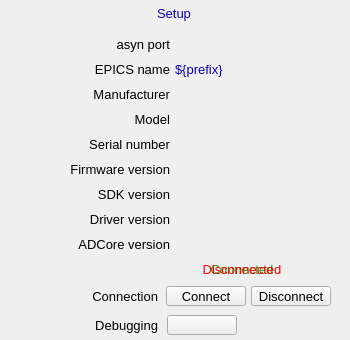
<?xml version="1.0" ?>
<ui version="4.0">
  <class>Dialog</class>
  <widget class="QWidget" name="screen">
    <property name="geometry">
      <rect>
        <x>389</x>
        <y>255</y>
        <width>350</width>
        <height>340</height>
      </rect>
    </property>
    <property name="styleSheet">
      <string notr="true">QWidget#screen {
  color: rgb(0, 0, 0);
  background-color: rgb(187, 187, 187);
  }</string>
    </property>
    <property name="windowTitle">
      <string>ADSetup</string>
    </property>
    <widget class="PyDMDrawingRectangle" name="rectangle">
      <property name="geometry">
        <rect>
          <x>121</x>
          <y>2</y>
          <width>107</width>
          <height>21</height>
        </rect>
      </property>
      <property name="brush" stdset="0">
        <brush brushstyle="SolidPattern">
          <color alpha="255">
            <red>218</red>
            <green>218</green>
            <blue>218</blue>
          </color>
        </brush>
      </property>
      <property name="penStyle" stdset="0">
        <enum>Qt::SolidLine</enum>
      </property>
      <property name="penColor" stdset="0">
        <color>
          <red>218</red>
          <green>218</green>
          <blue>218</blue>
        </color>
      </property>
      <property name="penWidth" stdset="0">
        <double>0</double>
      </property>
      <property name="penCapStyle" stdset="0">
        <enum>Qt::FlatCap</enum>
      </property>
      <property name="toolTip">
        <string>rectangle</string>
      </property>
    </widget>
    <widget class="PyDMDrawingRectangle" name="rectangle_1">
      <property name="geometry">
        <rect>
          <x>0</x>
          <y>0</y>
          <width>350</width>
          <height>340</height>
        </rect>
      </property>
      <property name="brush" stdset="0">
        <brush brushstyle="NoBrush">
          <color alpha="255">
            <red>0</red>
            <green>0</green>
            <blue>0</blue>
          </color>
        </brush>
      </property>
      <property name="penStyle" stdset="0">
        <enum>Qt::SolidLine</enum>
      </property>
      <property name="penColor" stdset="0">
        <color>
          <red>0</red>
          <green>0</green>
          <blue>0</blue>
        </color>
      </property>
      <property name="penWidth" stdset="0">
        <double>1</double>
      </property>
      <property name="penCapStyle" stdset="0">
        <enum>Qt::FlatCap</enum>
      </property>
      <property name="toolTip">
        <string>rectangle_1</string>
      </property>
    </widget>
    <widget class="QLabel" name="text">
      <property name="geometry">
        <rect>
          <x>149</x>
          <y>3</y>
          <width>50</width>
          <height>20</height>
        </rect>
      </property>
      <property name="text">
        <string>Setup</string>
      </property>
      <property name="font" stdset="0">
        <font>
          <pointsize>10</pointsize>
        </font>
      </property>
      <property name="brush" stdset="0">
        <brush brushstyle="SolidPattern">
          <color alpha="255">
            <red>10</red>
            <green>0</green>
            <blue>184</blue>
          </color>
        </brush>
      </property>
      <property name="toolTip">
        <string>text</string>
      </property>
      <property name="alignment">
        <set>Qt::AlignCenter</set>
      </property>
      <property name="styleSheet">
        <string notr="true">QLabel#text {
  color: rgb(10, 0, 184);
  }</string>
      </property>
    </widget>
    <widget class="QLabel" name="text_1">
      <property name="geometry">
        <rect>
          <x>68</x>
          <y>315</y>
          <width>90</width>
          <height>20</height>
        </rect>
      </property>
      <property name="text">
        <string>Debugging</string>
      </property>
      <property name="font" stdset="0">
        <font>
          <pointsize>10</pointsize>
        </font>
      </property>
      <property name="brush" stdset="0">
        <brush brushstyle="SolidPattern">
          <color alpha="255">
            <red>0</red>
            <green>0</green>
            <blue>0</blue>
          </color>
        </brush>
      </property>
      <property name="toolTip">
        <string>text_1</string>
      </property>
      <property name="alignment">
        <set>Qt::AlignRight|Qt::AlignTrailing|Qt::AlignVCenter</set>
      </property>
      <property name="styleSheet">
        <string notr="true">QLabel#text_1 {
  color: rgb(0, 0, 0);
  }</string>
      </property>
    </widget>
    <widget class="PyDMRelatedDisplayButton" name="related_display">
      <property name="geometry">
        <rect>
          <x>167</x>
          <y>315</y>
          <width>70</width>
          <height>20</height>
        </rect>
      </property>
      <property name="showIcon" stdset="0">
        <bool>true</bool>
      </property>
      <property name="font" stdset="0">
        <font>
          <pointsize>10</pointsize>
        </font>
      </property>
      <property name="styleSheet">
        <string notr="true">PyDMRelatedDisplayButton#related_display {
  color: rgb(0, 0, 0);
  background-color: rgb(115, 223, 255);
  }</string>
      </property>
      <property name="titles" stdset="0">
        <stringlist>
          <string>asyn record</string>
          <string>Save restore status</string>
        </stringlist>
      </property>
      <property name="filenames" stdset="0">
        <stringlist>
          <string>asynRecord.ui</string>
          <string>save_restoreStatus_more.ui</string>
        </stringlist>
      </property>
      <property name="macros" stdset="0">
        <stringlist>
          <string>P=${P},R=${R}AsynIO</string>
          <string>P=${P}</string>
        </stringlist>
      </property>
      <property name="openInNewWindow" stdset="0">
        <bool>true</bool>
      </property>
    </widget>
    <widget class="QLabel" name="text_2">
      <property name="geometry">
        <rect>
          <x>58</x>
          <y>286</y>
          <width>100</width>
          <height>20</height>
        </rect>
      </property>
      <property name="text">
        <string>Connection</string>
      </property>
      <property name="font" stdset="0">
        <font>
          <pointsize>10</pointsize>
        </font>
      </property>
      <property name="brush" stdset="0">
        <brush brushstyle="SolidPattern">
          <color alpha="255">
            <red>0</red>
            <green>0</green>
            <blue>0</blue>
          </color>
        </brush>
      </property>
      <property name="toolTip">
        <string>text_2</string>
      </property>
      <property name="alignment">
        <set>Qt::AlignRight|Qt::AlignTrailing|Qt::AlignVCenter</set>
      </property>
      <property name="styleSheet">
        <string notr="true">QLabel#text_2 {
  color: rgb(0, 0, 0);
  }</string>
      </property>
    </widget>
    <widget class="PyDMPushButton" name="message_button">
      <property name="geometry">
        <rect>
          <x>166</x>
          <y>286</y>
          <width>80</width>
          <height>20</height>
        </rect>
      </property>
      <property name="text">
        <string>Connect</string>
      </property>
      <property name="font" stdset="0">
        <font>
          <pointsize>10</pointsize>
        </font>
      </property>
      <property name="toolTip">
        <string>${prefix}AsynIO.CNCT</string>
      </property>
      <property name="channel" stdset="0">
        <string>ca://${prefix}AsynIO.CNCT</string>
      </property>
      <property name="pressValue" stdset="0">
        <string>1</string>
      </property>
      <property name="styleSheet">
        <string notr="true">PyDMPushButton#message_button {
  color: rgb(0, 0, 0);
  background-color: rgb(115, 223, 255);
  }</string>
      </property>
    </widget>
    <widget class="PyDMPushButton" name="message_button_1">
      <property name="geometry">
        <rect>
          <x>251</x>
          <y>286</y>
          <width>80</width>
          <height>20</height>
        </rect>
      </property>
      <property name="text">
        <string>Disconnect</string>
      </property>
      <property name="font" stdset="0">
        <font>
          <pointsize>10</pointsize>
        </font>
      </property>
      <property name="toolTip">
        <string>${prefix}AsynIO.CNCT</string>
      </property>
      <property name="channel" stdset="0">
        <string>ca://${prefix}AsynIO.CNCT</string>
      </property>
      <property name="pressValue" stdset="0">
        <string>0</string>
      </property>
      <property name="styleSheet">
        <string notr="true">PyDMPushButton#message_button_1 {
  color: rgb(0, 0, 0);
  background-color: rgb(115, 223, 255);
  }</string>
      </property>
    </widget>
    <widget class="QLabel" name="text_3">
      <property name="geometry">
        <rect>
          <x>197</x>
          <y>259</y>
          <width>90</width>
          <height>20</height>
        </rect>
      </property>
      <property name="text">
        <string>Connected</string>
      </property>
      <property name="font" stdset="0">
        <font>
          <pointsize>10</pointsize>
        </font>
      </property>
      <property name="brush" stdset="0">
        <brush brushstyle="SolidPattern">
          <color alpha="255">
            <red>40</red>
            <green>147</green>
            <blue>21</blue>
          </color>
        </brush>
      </property>
      <property name="rules" stdset="0">
        <string>[{&quot;name&quot;: &quot;visibility&quot;, &quot;property&quot;: &quot;Visible&quot;, &quot;channels&quot;: [{&quot;channel&quot;: &quot;${prefix}AsynIO.CNCT&quot;, &quot;trigger&quot;: true}], &quot;expression&quot;: &quot;0&quot;}]</string>
      </property>
      <property name="toolTip">
        <string>text_3</string>
      </property>
      <property name="alignment">
        <set>Qt::AlignCenter</set>
      </property>
      <property name="styleSheet">
        <string notr="true">QLabel#text_3 {
  color: rgb(40, 147, 21);
  }</string>
      </property>
    </widget>
    <widget class="QLabel" name="text_4">
      <property name="geometry">
        <rect>
          <x>182</x>
          <y>259</y>
          <width>120</width>
          <height>20</height>
        </rect>
      </property>
      <property name="text">
        <string>Disconnected</string>
      </property>
      <property name="font" stdset="0">
        <font>
          <pointsize>10</pointsize>
        </font>
      </property>
      <property name="brush" stdset="0">
        <brush brushstyle="SolidPattern">
          <color alpha="255">
            <red>253</red>
            <green>0</green>
            <blue>0</blue>
          </color>
        </brush>
      </property>
      <property name="rules" stdset="0">
        <string>[{&quot;name&quot;: &quot;visibility&quot;, &quot;property&quot;: &quot;Visible&quot;, &quot;channels&quot;: [{&quot;channel&quot;: &quot;${prefix}AsynIO.CNCT&quot;, &quot;trigger&quot;: true}], &quot;expression&quot;: &quot;ch[0]==0&quot;}]</string>
      </property>
      <property name="toolTip">
        <string>text_4</string>
      </property>
      <property name="alignment">
        <set>Qt::AlignCenter</set>
      </property>
      <property name="styleSheet">
        <string notr="true">QLabel#text_4 {
  color: rgb(253, 0, 0);
  }</string>
      </property>
    </widget>
    <widget class="QLabel" name="text_5">
      <property name="geometry">
        <rect>
          <x>70</x>
          <y>59</y>
          <width>100</width>
          <height>20</height>
        </rect>
      </property>
      <property name="text">
        <string>EPICS name</string>
      </property>
      <property name="font" stdset="0">
        <font>
          <pointsize>10</pointsize>
        </font>
      </property>
      <property name="brush" stdset="0">
        <brush brushstyle="SolidPattern">
          <color alpha="255">
            <red>0</red>
            <green>0</green>
            <blue>0</blue>
          </color>
        </brush>
      </property>
      <property name="toolTip">
        <string>text_5</string>
      </property>
      <property name="alignment">
        <set>Qt::AlignRight|Qt::AlignTrailing|Qt::AlignVCenter</set>
      </property>
      <property name="styleSheet">
        <string notr="true">QLabel#text_5 {
  color: rgb(0, 0, 0);
  }</string>
      </property>
    </widget>
    <widget class="QLabel" name="text_6">
      <property name="geometry">
        <rect>
          <x>50</x>
          <y>84</y>
          <width>120</width>
          <height>20</height>
        </rect>
      </property>
      <property name="text">
        <string>Manufacturer</string>
      </property>
      <property name="font" stdset="0">
        <font>
          <pointsize>10</pointsize>
        </font>
      </property>
      <property name="brush" stdset="0">
        <brush brushstyle="SolidPattern">
          <color alpha="255">
            <red>0</red>
            <green>0</green>
            <blue>0</blue>
          </color>
        </brush>
      </property>
      <property name="toolTip">
        <string>text_6</string>
      </property>
      <property name="alignment">
        <set>Qt::AlignRight|Qt::AlignTrailing|Qt::AlignVCenter</set>
      </property>
      <property name="styleSheet">
        <string notr="true">QLabel#text_6 {
  color: rgb(0, 0, 0);
  }</string>
      </property>
    </widget>
    <widget class="QLabel" name="text_7">
      <property name="geometry">
        <rect>
          <x>80</x>
          <y>34</y>
          <width>90</width>
          <height>20</height>
        </rect>
      </property>
      <property name="text">
        <string>asyn port</string>
      </property>
      <property name="font" stdset="0">
        <font>
          <pointsize>10</pointsize>
        </font>
      </property>
      <property name="brush" stdset="0">
        <brush brushstyle="SolidPattern">
          <color alpha="255">
            <red>0</red>
            <green>0</green>
            <blue>0</blue>
          </color>
        </brush>
      </property>
      <property name="toolTip">
        <string>text_7</string>
      </property>
      <property name="alignment">
        <set>Qt::AlignRight|Qt::AlignTrailing|Qt::AlignVCenter</set>
      </property>
      <property name="styleSheet">
        <string notr="true">QLabel#text_7 {
  color: rgb(0, 0, 0);
  }</string>
      </property>
    </widget>
    <widget class="QLabel" name="text_8">
      <property name="geometry">
        <rect>
          <x>120</x>
          <y>109</y>
          <width>50</width>
          <height>20</height>
        </rect>
      </property>
      <property name="text">
        <string>Model</string>
      </property>
      <property name="font" stdset="0">
        <font>
          <pointsize>10</pointsize>
        </font>
      </property>
      <property name="brush" stdset="0">
        <brush brushstyle="SolidPattern">
          <color alpha="255">
            <red>0</red>
            <green>0</green>
            <blue>0</blue>
          </color>
        </brush>
      </property>
      <property name="toolTip">
        <string>text_8</string>
      </property>
      <property name="alignment">
        <set>Qt::AlignRight|Qt::AlignTrailing|Qt::AlignVCenter</set>
      </property>
      <property name="styleSheet">
        <string notr="true">QLabel#text_8 {
  color: rgb(0, 0, 0);
  }</string>
      </property>
    </widget>
    <widget class="QLabel" name="text_9">
      <property name="geometry">
        <rect>
          <x>40</x>
          <y>134</y>
          <width>130</width>
          <height>20</height>
        </rect>
      </property>
      <property name="text">
        <string>Serial number</string>
      </property>
      <property name="font" stdset="0">
        <font>
          <pointsize>10</pointsize>
        </font>
      </property>
      <property name="brush" stdset="0">
        <brush brushstyle="SolidPattern">
          <color alpha="255">
            <red>0</red>
            <green>0</green>
            <blue>0</blue>
          </color>
        </brush>
      </property>
      <property name="toolTip">
        <string>text_9</string>
      </property>
      <property name="alignment">
        <set>Qt::AlignRight|Qt::AlignTrailing|Qt::AlignVCenter</set>
      </property>
      <property name="styleSheet">
        <string notr="true">QLabel#text_9 {
  color: rgb(0, 0, 0);
  }</string>
      </property>
    </widget>
    <widget class="QLabel" name="text_10">
      <property name="geometry">
        <rect>
          <x>10</x>
          <y>159</y>
          <width>160</width>
          <height>20</height>
        </rect>
      </property>
      <property name="text">
        <string>Firmware version</string>
      </property>
      <property name="font" stdset="0">
        <font>
          <pointsize>10</pointsize>
        </font>
      </property>
      <property name="brush" stdset="0">
        <brush brushstyle="SolidPattern">
          <color alpha="255">
            <red>0</red>
            <green>0</green>
            <blue>0</blue>
          </color>
        </brush>
      </property>
      <property name="toolTip">
        <string>text_10</string>
      </property>
      <property name="alignment">
        <set>Qt::AlignRight|Qt::AlignTrailing|Qt::AlignVCenter</set>
      </property>
      <property name="styleSheet">
        <string notr="true">QLabel#text_10 {
  color: rgb(0, 0, 0);
  }</string>
      </property>
    </widget>
    <widget class="QLabel" name="text_11">
      <property name="geometry">
        <rect>
          <x>60</x>
          <y>184</y>
          <width>110</width>
          <height>20</height>
        </rect>
      </property>
      <property name="text">
        <string>SDK version</string>
      </property>
      <property name="font" stdset="0">
        <font>
          <pointsize>10</pointsize>
        </font>
      </property>
      <property name="brush" stdset="0">
        <brush brushstyle="SolidPattern">
          <color alpha="255">
            <red>0</red>
            <green>0</green>
            <blue>0</blue>
          </color>
        </brush>
      </property>
      <property name="toolTip">
        <string>text_11</string>
      </property>
      <property name="alignment">
        <set>Qt::AlignRight|Qt::AlignTrailing|Qt::AlignVCenter</set>
      </property>
      <property name="styleSheet">
        <string notr="true">QLabel#text_11 {
  color: rgb(0, 0, 0);
  }</string>
      </property>
    </widget>
    <widget class="QLabel" name="text_12">
      <property name="geometry">
        <rect>
          <x>30</x>
          <y>209</y>
          <width>140</width>
          <height>20</height>
        </rect>
      </property>
      <property name="text">
        <string>Driver version</string>
      </property>
      <property name="font" stdset="0">
        <font>
          <pointsize>10</pointsize>
        </font>
      </property>
      <property name="brush" stdset="0">
        <brush brushstyle="SolidPattern">
          <color alpha="255">
            <red>0</red>
            <green>0</green>
            <blue>0</blue>
          </color>
        </brush>
      </property>
      <property name="toolTip">
        <string>text_12</string>
      </property>
      <property name="alignment">
        <set>Qt::AlignRight|Qt::AlignTrailing|Qt::AlignVCenter</set>
      </property>
      <property name="styleSheet">
        <string notr="true">QLabel#text_12 {
  color: rgb(0, 0, 0);
  }</string>
      </property>
    </widget>
    <widget class="QLabel" name="text_13">
      <property name="geometry">
        <rect>
          <x>30</x>
          <y>234</y>
          <width>140</width>
          <height>20</height>
        </rect>
      </property>
      <property name="text">
        <string>ADCore version</string>
      </property>
      <property name="font" stdset="0">
        <font>
          <pointsize>10</pointsize>
        </font>
      </property>
      <property name="brush" stdset="0">
        <brush brushstyle="SolidPattern">
          <color alpha="255">
            <red>0</red>
            <green>0</green>
            <blue>0</blue>
          </color>
        </brush>
      </property>
      <property name="toolTip">
        <string>text_13</string>
      </property>
      <property name="alignment">
        <set>Qt::AlignRight|Qt::AlignTrailing|Qt::AlignVCenter</set>
      </property>
      <property name="styleSheet">
        <string notr="true">QLabel#text_13 {
  color: rgb(0, 0, 0);
  }</string>
      </property>
    </widget>
    <widget class="QLabel" name="text_14">
      <property name="geometry">
        <rect>
          <x>175</x>
          <y>60</y>
          <width>165</width>
          <height>18</height>
        </rect>
      </property>
      <property name="text">
        <string>${prefix}</string>
      </property>
      <property name="font" stdset="0">
        <font>
          <pointsize>10</pointsize>
        </font>
      </property>
      <property name="brush" stdset="0">
        <brush brushstyle="SolidPattern">
          <color alpha="255">
            <red>10</red>
            <green>0</green>
            <blue>184</blue>
          </color>
        </brush>
      </property>
      <property name="toolTip">
        <string>text_14</string>
      </property>
      <property name="alignment">
        <set>Qt::AlignLeading|Qt::AlignLeft|Qt::AlignVCenter</set>
      </property>
      <property name="styleSheet">
        <string notr="true">QLabel#text_14 {
  color: rgb(10, 0, 184);
  }</string>
      </property>
    </widget>
    <widget class="PyDMLabel" name="text_update">
      <property name="geometry">
        <rect>
          <x>175</x>
          <y>85</y>
          <width>165</width>
          <height>18</height>
        </rect>
      </property>
      <property name="toolTip">
        <string>PV: ${prefix}Manufacturer_RBV</string>
      </property>
      <property name="channel" stdset="0">
        <string>ca://${prefix}Manufacturer_RBV</string>
      </property>
      <property name="displayFormat" stdset="0">
        <enum>PyDMLabel::String</enum>
      </property>
      <property name="font" stdset="0">
        <font>
          <pointsize>10</pointsize>
        </font>
      </property>
      <property name="alignment">
        <set>Qt::AlignLeading|Qt::AlignLeft|Qt::AlignVCenter</set>
      </property>
      <property name="textInteractionFlags">
        <set>Qt::TextSelectableByKeyboard|Qt::TextSelectableByMouse</set>
      </property>
      <property name="styleSheet">
        <string notr="true">PyDMLabel#text_update {
  color: rgb(10, 0, 184);
  background-color: rgb(187, 187, 187);
  }</string>
      </property>
    </widget>
    <widget class="PyDMLabel" name="text_update_1">
      <property name="geometry">
        <rect>
          <x>175</x>
          <y>35</y>
          <width>165</width>
          <height>18</height>
        </rect>
      </property>
      <property name="toolTip">
        <string>PV: ${prefix}PortName_RBV</string>
      </property>
      <property name="channel" stdset="0">
        <string>ca://${prefix}PortName_RBV</string>
      </property>
      <property name="displayFormat" stdset="0">
        <enum>PyDMLabel::String</enum>
      </property>
      <property name="font" stdset="0">
        <font>
          <pointsize>10</pointsize>
        </font>
      </property>
      <property name="alignment">
        <set>Qt::AlignLeading|Qt::AlignLeft|Qt::AlignVCenter</set>
      </property>
      <property name="textInteractionFlags">
        <set>Qt::TextSelectableByKeyboard|Qt::TextSelectableByMouse</set>
      </property>
      <property name="styleSheet">
        <string notr="true">PyDMLabel#text_update_1 {
  color: rgb(10, 0, 184);
  background-color: rgb(187, 187, 187);
  }</string>
      </property>
    </widget>
    <widget class="PyDMLabel" name="text_update_2">
      <property name="geometry">
        <rect>
          <x>175</x>
          <y>110</y>
          <width>165</width>
          <height>18</height>
        </rect>
      </property>
      <property name="toolTip">
        <string>PV: ${prefix}Model_RBV</string>
      </property>
      <property name="channel" stdset="0">
        <string>ca://${prefix}Model_RBV</string>
      </property>
      <property name="displayFormat" stdset="0">
        <enum>PyDMLabel::String</enum>
      </property>
      <property name="font" stdset="0">
        <font>
          <pointsize>10</pointsize>
        </font>
      </property>
      <property name="alignment">
        <set>Qt::AlignLeading|Qt::AlignLeft|Qt::AlignVCenter</set>
      </property>
      <property name="textInteractionFlags">
        <set>Qt::TextSelectableByKeyboard|Qt::TextSelectableByMouse</set>
      </property>
      <property name="styleSheet">
        <string notr="true">PyDMLabel#text_update_2 {
  color: rgb(10, 0, 184);
  background-color: rgb(187, 187, 187);
  }</string>
      </property>
    </widget>
    <widget class="PyDMLabel" name="text_update_3">
      <property name="geometry">
        <rect>
          <x>175</x>
          <y>135</y>
          <width>165</width>
          <height>18</height>
        </rect>
      </property>
      <property name="toolTip">
        <string>PV: ${prefix}SerialNumber_RBV</string>
      </property>
      <property name="channel" stdset="0">
        <string>ca://${prefix}SerialNumber_RBV</string>
      </property>
      <property name="displayFormat" stdset="0">
        <enum>PyDMLabel::String</enum>
      </property>
      <property name="font" stdset="0">
        <font>
          <pointsize>10</pointsize>
        </font>
      </property>
      <property name="alignment">
        <set>Qt::AlignLeading|Qt::AlignLeft|Qt::AlignVCenter</set>
      </property>
      <property name="textInteractionFlags">
        <set>Qt::TextSelectableByKeyboard|Qt::TextSelectableByMouse</set>
      </property>
      <property name="styleSheet">
        <string notr="true">PyDMLabel#text_update_3 {
  color: rgb(10, 0, 184);
  background-color: rgb(187, 187, 187);
  }</string>
      </property>
    </widget>
    <widget class="PyDMLabel" name="text_update_4">
      <property name="geometry">
        <rect>
          <x>175</x>
          <y>160</y>
          <width>165</width>
          <height>18</height>
        </rect>
      </property>
      <property name="toolTip">
        <string>PV: ${prefix}FirmwareVersion_RBV</string>
      </property>
      <property name="channel" stdset="0">
        <string>ca://${prefix}FirmwareVersion_RBV</string>
      </property>
      <property name="displayFormat" stdset="0">
        <enum>PyDMLabel::String</enum>
      </property>
      <property name="font" stdset="0">
        <font>
          <pointsize>10</pointsize>
        </font>
      </property>
      <property name="alignment">
        <set>Qt::AlignLeading|Qt::AlignLeft|Qt::AlignVCenter</set>
      </property>
      <property name="textInteractionFlags">
        <set>Qt::TextSelectableByKeyboard|Qt::TextSelectableByMouse</set>
      </property>
      <property name="styleSheet">
        <string notr="true">PyDMLabel#text_update_4 {
  color: rgb(10, 0, 184);
  background-color: rgb(187, 187, 187);
  }</string>
      </property>
    </widget>
    <widget class="PyDMLabel" name="text_update_5">
      <property name="geometry">
        <rect>
          <x>175</x>
          <y>185</y>
          <width>165</width>
          <height>18</height>
        </rect>
      </property>
      <property name="toolTip">
        <string>PV: ${prefix}SDKVersion_RBV</string>
      </property>
      <property name="channel" stdset="0">
        <string>ca://${prefix}SDKVersion_RBV</string>
      </property>
      <property name="displayFormat" stdset="0">
        <enum>PyDMLabel::String</enum>
      </property>
      <property name="font" stdset="0">
        <font>
          <pointsize>10</pointsize>
        </font>
      </property>
      <property name="alignment">
        <set>Qt::AlignLeading|Qt::AlignLeft|Qt::AlignVCenter</set>
      </property>
      <property name="textInteractionFlags">
        <set>Qt::TextSelectableByKeyboard|Qt::TextSelectableByMouse</set>
      </property>
      <property name="styleSheet">
        <string notr="true">PyDMLabel#text_update_5 {
  color: rgb(10, 0, 184);
  background-color: rgb(187, 187, 187);
  }</string>
      </property>
    </widget>
    <widget class="PyDMLabel" name="text_update_6">
      <property name="geometry">
        <rect>
          <x>175</x>
          <y>210</y>
          <width>165</width>
          <height>18</height>
        </rect>
      </property>
      <property name="toolTip">
        <string>PV: ${prefix}DriverVersion_RBV</string>
      </property>
      <property name="channel" stdset="0">
        <string>ca://${prefix}DriverVersion_RBV</string>
      </property>
      <property name="displayFormat" stdset="0">
        <enum>PyDMLabel::String</enum>
      </property>
      <property name="font" stdset="0">
        <font>
          <pointsize>10</pointsize>
        </font>
      </property>
      <property name="alignment">
        <set>Qt::AlignLeading|Qt::AlignLeft|Qt::AlignVCenter</set>
      </property>
      <property name="textInteractionFlags">
        <set>Qt::TextSelectableByKeyboard|Qt::TextSelectableByMouse</set>
      </property>
      <property name="styleSheet">
        <string notr="true">PyDMLabel#text_update_6 {
  color: rgb(10, 0, 184);
  background-color: rgb(187, 187, 187);
  }</string>
      </property>
    </widget>
    <widget class="PyDMLabel" name="text_update_7">
      <property name="geometry">
        <rect>
          <x>175</x>
          <y>235</y>
          <width>165</width>
          <height>18</height>
        </rect>
      </property>
      <property name="toolTip">
        <string>PV: ${prefix}ADCoreVersion_RBV</string>
      </property>
      <property name="channel" stdset="0">
        <string>ca://${prefix}ADCoreVersion_RBV</string>
      </property>
      <property name="displayFormat" stdset="0">
        <enum>PyDMLabel::String</enum>
      </property>
      <property name="font" stdset="0">
        <font>
          <pointsize>10</pointsize>
        </font>
      </property>
      <property name="alignment">
        <set>Qt::AlignLeading|Qt::AlignLeft|Qt::AlignVCenter</set>
      </property>
      <property name="textInteractionFlags">
        <set>Qt::TextSelectableByKeyboard|Qt::TextSelectableByMouse</set>
      </property>
      <property name="styleSheet">
        <string notr="true">PyDMLabel#text_update_7 {
  color: rgb(10, 0, 184);
  background-color: rgb(187, 187, 187);
  }</string>
      </property>
    </widget>
  </widget>
  <customwidgets>
    <customwidget>
      <class>PyDMDrawingRectangle</class>
      <extends>QWidget</extends>
      <header>pydm.widgets.drawing</header>
    </customwidget>
    <customwidget>
      <class>PyDMLabel</class>
      <extends>QLabel</extends>
      <header>pydm.widgets.label</header>
    </customwidget>
    <customwidget>
      <class>PyDMRelatedDisplayButton</class>
      <extends>QPushButton</extends>
      <header>pydm.widgets.related_display_button</header>
    </customwidget>
    <customwidget>
      <class>PyDMPushButton</class>
      <extends>QPushButton</extends>
      <header>pydm.widgets.pushbutton</header>
    </customwidget>
  </customwidgets>
</ui>
